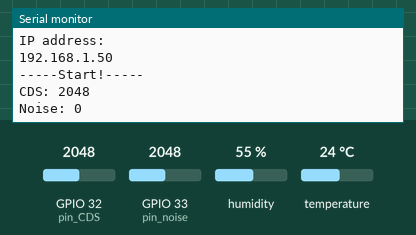
Bench run of a sketch on a simulated ESP32. Parts: the last lines printed to the serial monitor. The inputs (shaded band) are chosen by the test bench; at power-on: GPIO 32 (pin_CDS) = 2048, GPIO 33 (pin_noise) = 2048, humidity 55 %, temperature 24 °C. WiFi joins after 1.5 s; servers stay silent unless stated.

Above: at 2.7 s.
2.8 s: GPIO 32 (pin_CDS) set to 2866
At 3.83 s:
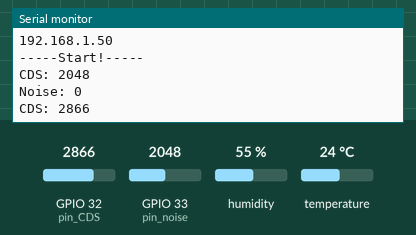
4.3 s: GPIO 32 (pin_CDS) set to 3972
At 5.8 s:
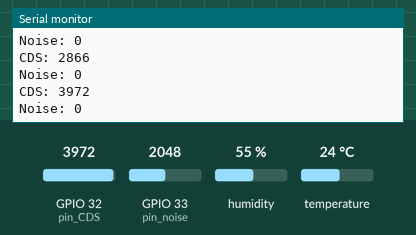
Timing chart, 0 to 7.3 s (numbered marks = the images above; inputs shaded):
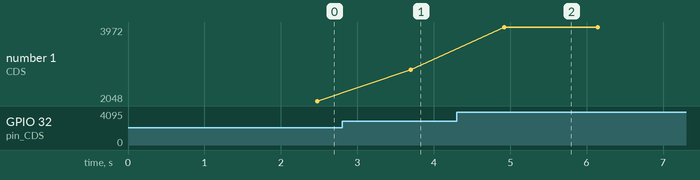

The sketch:

Sensors.ino
```cpp
//조도센서 1개(in), 온습도 센서 1개, 소음측정센서 1개

//library include
#include <WiFi.h>
#include <ESP32Firebase.h> //firebase module
#include <DHT11.h> //온습도 센서 module

//pin setting
//조도 센서
#define pin_CDS 32
//온습도 센서
#define pin_dht 25
//소음측정 센서
#define pin_noise 33

//WiFi setting
const char *ssid = "Galaxy S24"; //Wifi ssid here
const char *password = "xbmv2457"; //Wifi password here

//Firebase setting
#define REFERENCE_URL "cookiot-test-default-rtdb.firebaseio.com/"
Firebase firebase(REFERENCE_URL);

//DHT setting
DHT11 TandH(pin_dht);

//time setting
unsigned long t;
int Max, Min;

//wifi connect function
void connect_wifi(){
  Serial.println();
  Serial.println();
  Serial.print("Connecting to ");
  Serial.println(ssid);

  WiFi.begin(ssid, password);

  while (WiFi.status() != WL_CONNECTED) {
    delay(500);
    Serial.print(".");
  }

  Serial.println("");
  Serial.println("WiFi connected.");
  Serial.println("IP address: ");
  Serial.println(WiFi.localIP());
}

void setup() {
  Serial.begin(115200);

  //Wifi connect
  connect_wifi();

  //Firebase init
  // firebase.setString("Status", "True");
  // firebase.setInt("LED/NUMS", nums_led);
  // firebase.setInt("LED/Brightness", 0);
  // firebase.setInt("LED/R", 0);
  // firebase.setInt("LED/G", 0);
  // firebase.setInt("LED/B", 0);
  // firebase.setInt("Sensors/Brightness/interior", 0);
  // firebase.setInt("Sensors/Brightness/exterior", 0);
  // firebase.setInt("Sensors/Noise", 0);
  // firebase.setInt("Sensors/Temperature", 0);
  // firebase.setInt("Sensors/Humidity", 0);
  // firebase.setInt("Servo/angle1", 0);
  // firebase.setInt("Servo/angle2", 0);

  //start
  Serial.println("-----Start!-----");
}

void loop() {
  //Getting Temperature & Humidity And Upload to firebase
  int temperature, humidity;
  int result = TandH.readTemperatureHumidity(temperature, humidity);
  //예외처리
  if(result != 0){
    Serial.println(DHT11::getErrorString(result));
  }
  firebase.setInt("Sensors/Temperature", temperature);
  firebase.setInt("Sensors/Humidity", humidity);

  //Getting Inner Brightness And Upload to firebase
  int brightness_in = analogRead(pin_CDS);
  firebase.setInt("Sensors/Brightness/interior", brightness_in);
  Serial.print("CDS: ");
  Serial.println(brightness_in);

  //Getting Noise And Upload to firebase
  Max = analogRead(pin_noise);
  Min = analogRead(pin_noise);
  int val;
  t = millis();
  while(t - millis() < 800){
    val = analogRead(pin_noise);
    if(val > Max){
      Max = val;
    }
    if(val < Min){
      Min = val;
    }
  }
  int noise = Max - Min;
  firebase.setInt("Sensors/Noise", noise);
  Serial.print("Noise: ");
  Serial.println(noise);


  delay(100);
}
```

Measured:
- after the input at 2.8 s, the serial monitor: prints a new line after 0.90 s (image 1)
- after the input at 4.3 s, the serial monitor: prints a new line after 0.62 s (image 2)
- plotted number 1: 2048 → 2866 after the input at 2.8 s, 2866 → 3972 after the input at 4.3 s
